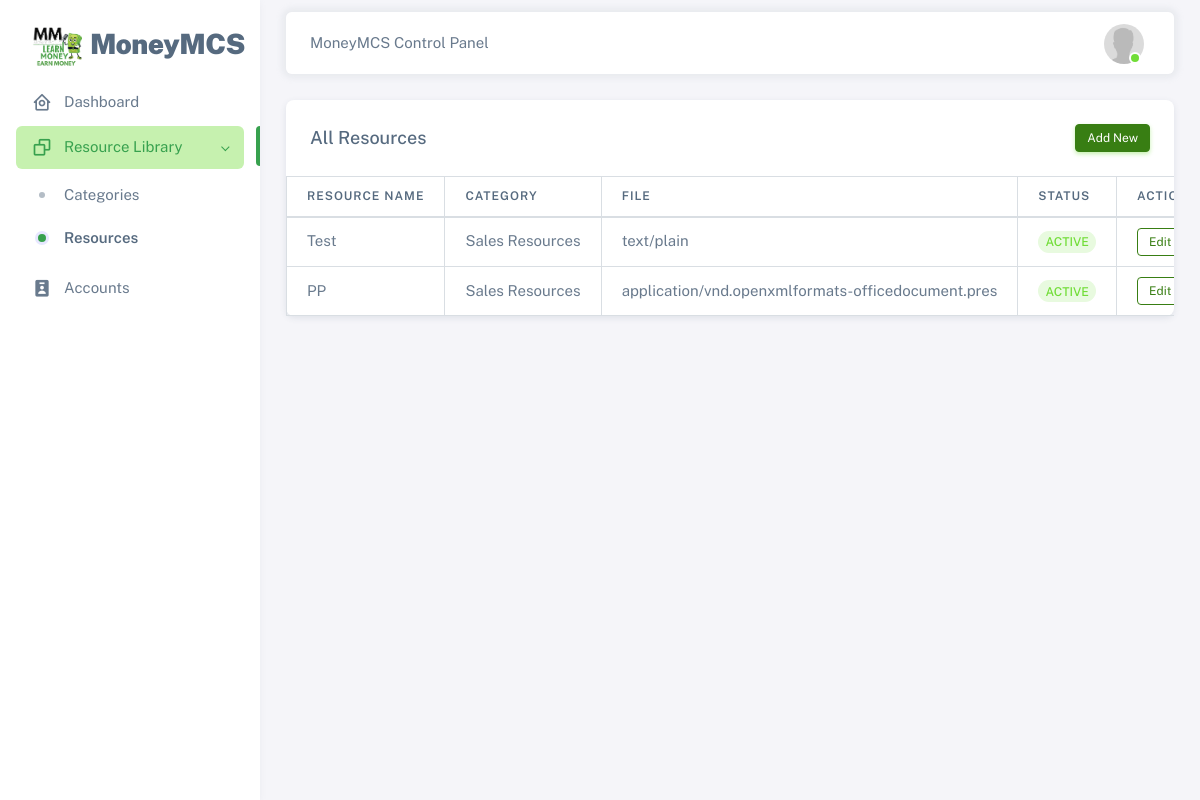
/config/secure/resources (signed in), run on the app's committed database.
### tables this page shows
CREATE TABLE `users` (
  `id` int(11) NOT NULL,
  `regcode` varchar(50) NOT NULL,
  `moneymcid` varchar(50) NOT NULL,
  `email` varchar(200) NOT NULL,
  `password` varchar(60) NOT NULL,
  `type` int(1) NOT NULL,
  `level` varchar(50) NOT NULL,
  `firstname` varchar(50) NOT NULL,
  `lastname` varchar(50) NOT NULL,
  `address` text NOT NULL,
  `contact_info` varchar(100) NOT NULL,
  `photo` varchar(200) NOT NULL,
  `status` int(1) NOT NULL,
  `activate_code` varchar(15) NOT NULL,
  `reset_code` varchar(15) NOT NULL,
  `created_on` date NOT NULL,
  `last_login` date NOT NULL,
  `ip` varchar(50) NOT NULL,
  `last_login_ip` varchar(50) NOT NULL
);

CREATE TABLE `resources` (
  `id` int(11) NOT NULL,
  `filenames` text NOT NULL,
  `resources` varchar(255) NOT NULL,
  `category` varchar(255) NOT NULL,
  `type` varchar(50) NOT NULL,
  `status` int(5) NOT NULL,
  `date_added` date NOT NULL
);

### config/secure/includes/session.php (called while the page is built, shortened)
<?php
	include '../includes/conn.php';
	$conn = $pdo->open();
	$stmt = $conn->prepare("SELECT * FROM users WHERE id=:id");
	$stmt->execute(['id'=>$_SESSION['super']]);
	$super = $stmt->fetch();
?>

### config/secure/resources.php (shortened to what this page needs)
<?php
  include 'includes/session.php';
?>
<!DOCTYPE html>
<html
  lang="en"
  class="light-style layout-menu-fixed"
  dir="ltr"
  data-theme="theme-default"
  data-template="vertical-menu-template-free"
>
  <head>
    <link rel="stylesheet" href="../assets/vendor/fonts/boxicons.css" />
    <link rel="stylesheet" href="../assets/vendor/css/core.css" class="template-customizer-core-css" />
    <link rel="stylesheet" href="../assets/vendor/css/theme-default.css" class="template-customizer-theme-css" />
    <link rel="stylesheet" href="../assets/css/demo.css" />
    <link rel="stylesheet" href="../assets/vendor/libs/perfect-scrollbar/perfect-scrollbar.css" />
    <link rel="stylesheet" href="../assets/vendor/libs/apex-charts/apex-charts.css" />
  </head>
  <body>
    <div class="layout-wrapper layout-content-navbar">
      <div class="layout-container">
        <aside id="layout-menu" class="layout-menu menu-vertical menu bg-menu-theme">
          <div class="app-brand demo">
            <a href="#" class="app-brand-link">
              <span class="app-brand-logo demo">
                <img aria-hidden="true" class="object-contain w-full h-full" src="../assets/img/earnmoney.png" width="50">
              </span>
              <span class="app-brand-text demo menu-text fw-bolder ms-2">MoneyMCS</span>
            </a>
          </div>
          <ul class="menu-inner py-1">
            <li class="menu-item ">
              <a href="cpanel" class="menu-link">
                <i class="menu-icon tf-icons bx bx-home-circle"></i>
                <div data-i18n="">Dashboard</div>
              </a>
            </li>
            <li class="menu-item active open" style="">
              <a href="javascript:void(0)" class="menu-link menu-toggle">
                <i class="menu-icon tf-icons bx bx-copy"></i>
                <div data-i18n="">Resource Library</div>
              </a>
              <ul class="menu-sub">
                <li class="menu-item ">
                  <a href="categories" class="menu-link">
                    <div data-i18n="">Categories</div>
                  </a>
                </li>
                <li class="menu-item active">
                  <a href="resources" class="menu-link">
                    <div data-i18n="">Resources</div>
                  </a>
                </li>
              </ul>
            </li>
            <li class="menu-item">
              <a href="accounts" class="menu-link">
              <i class='menu-icon tf-icons bx bxs-user-badge'></i>
                <div data-i18n="">Accounts</div>
              </a>
            </li>
          </ul>
        </aside>
        <div class="layout-page">
          <nav
            class="layout-navbar container-xxl navbar navbar-expand-xl navbar-detached align-items-center bg-navbar-theme"
            id="layout-navbar"
          >
            <div class="navbar-nav-right d-flex align-items-center" id="navbar-collapse">
              <div class="navbar-nav align-items-center">
                <div class="nav-item d-flex align-items-center">
                  MoneyMCS Control Panel
                </div>
              </div>
              <ul class="navbar-nav flex-row align-items-center ms-auto">
                <li class="nav-item navbar-dropdown dropdown-user dropdown">
                  <a class="nav-link dropdown-toggle hide-arrow" href="javascript:void(0);" data-bs-toggle="dropdown">
                    <div class="avatar avatar-online">
                        <img src="<?php echo (!empty($super['photo'])) ? '../images/'.$super['photo'] : '../images/default.png'; ?>" class="w-px-40 h-auto rounded-circle">
                    </div>
                  </a>
                </li>
              </ul>
            </div>
          </nav>
          <div class="content-wrapper">
            <div class="container-xxl flex-grow-1 container-p-y">
              <div class="row">
                <div class="col-lg-12 mb-4 order-0">
                  <div class="card">
                    <div class="card-header d-flex justify-content-between align-items-center">
                      <h5 class="mb-0">All Resources</h5>
                      <button type="button" class="btn btn-success btn-sm" data-bs-toggle="modal" data-bs-target="#addresourcemodal">
                          Add New
                        </button>
                    </div>
                    <div class="table-responsive text-nowrap">
                      <table id="" class="table table-bordered">
                        <thead>
                          <th>Resource Name</th>
                          <th>Category</th>
                          <th>File</th>
                          <th>Status</th>
                          <th>Actions</th>
                        </thead>
                        <tbody>
                          <?php
                            $conn = $pdo->open();
                            try{
                              $stmt = $conn->prepare("SELECT * FROM resources WHERE status=:status");
                              $stmt->execute(['status'=>1]);
                              foreach($stmt as $row){
                                $status = ($row['status']) ? '<span class="badge rounded-pill bg-label-success">Active</span>' : '<span class="badge bg-label-secondary">Inactive</span>';
                                echo "
                                  <tr>
                                    <td>".$row['resources']."</td>
                                    <td>".$row['category']."</td>
                                    <td>".$row['type']."</td>
                                    <td>".$status."</td>
                                    <td>
                                      <button class='btn btn-outline-success btn-sm editresource' data-id='".$row['id']."'><i class='fa fa-edit'></i> Edit Resource</button>
                                      <button class='btn btn-outline-danger btn-sm deleteresource' data-id='".$row['id']."'><i class='fa fa-trash'></i> Delete</button>
                                    </td>
                                  </tr>
                                ";
                              }
                            }
                            catch(PDOException $e){
                              echo $e->getMessage();
                            }
                          ?>
                        </tbody>
                      </table>
                    </div>
                  </div>
                </div>
              </div>
            </div>
            <footer class="content-footer footer bg-footer-theme">
              <div class="container-xxl d-flex flex-wrap justify-content-between py-2 flex-md-row flex-column">
              </div>
            </footer>
          </div>
        </div>
      </div>
    </div>
  </body>
</html>

### config/assets/css/demo.css (style rules this page uses)
.menu .app-brand.demo { height: 64px; margin-top: 12px; }
.app-brand-text.demo { font-size: 1.75rem; letter-spacing: -0.5px; text-transform: capitalize; }

### data on the page
users: photo (placeholder picture)
resources: resources "Test", category "Sales Resources", type "text/plain", status "ACTIVE"
resources: resources "PP", category "Sales Resources", type "application/vnd.openxmlformats-officedocument.pres", status "ACTIVE"
